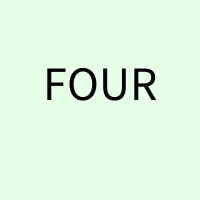
Frame 1 (no input)
Frame 60 (the mouse pressed at the canvas centre just before this capture): identical to frame 1, image omitted
Frame 120 (the mouse held since frame 60 and released just before this capture): identical to frame 1, image omitted

The Processing sketch that drew this single still picture (run headless with seeded random() and noise(); from frame 60 on, the mouse is pressed at the canvas centre):

// Processing sketch: Practice_5
// ── Practice_5.pde
float ran;

void setup()
{
  size(200, 200);
  fill(0);
  textSize(48);
  textAlign(CENTER);
  ran = random(6.0);
}

void draw()
{
  background(230, 255, 230);
  String message;

  if (ran < 1.0) {
    message = "ONE";
  } else if (ran < 2.0) {
    message = "TWO";
  } else if (ran < 3.0) {
    message = "THREE";
  } else if (ran < 4.0) {
    message = "FOUR";
  } else if (ran < 5.0) {
    message = "FIVE";
  } else {
    message = "SIX";
  }

  text(message, width/2, height/2);
}
